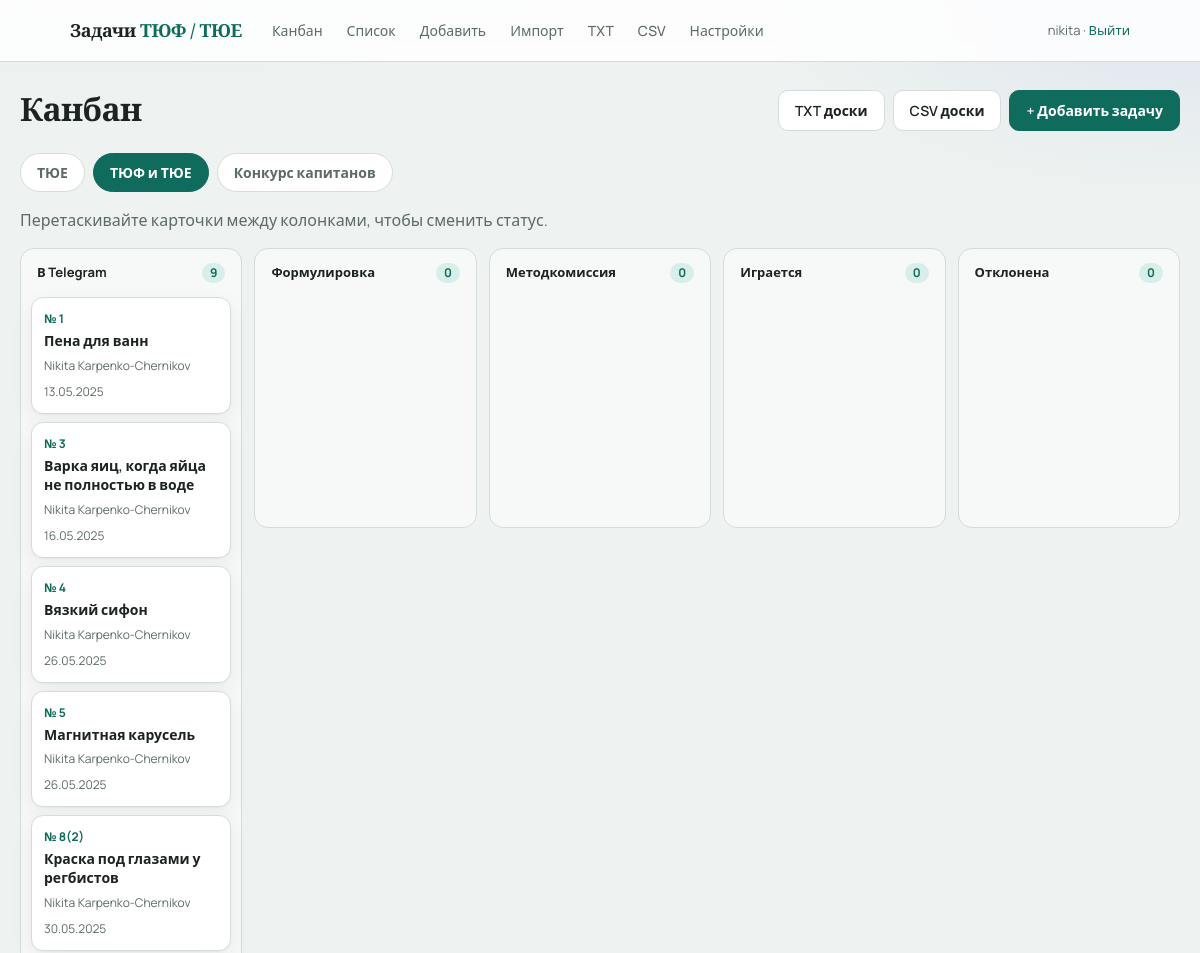
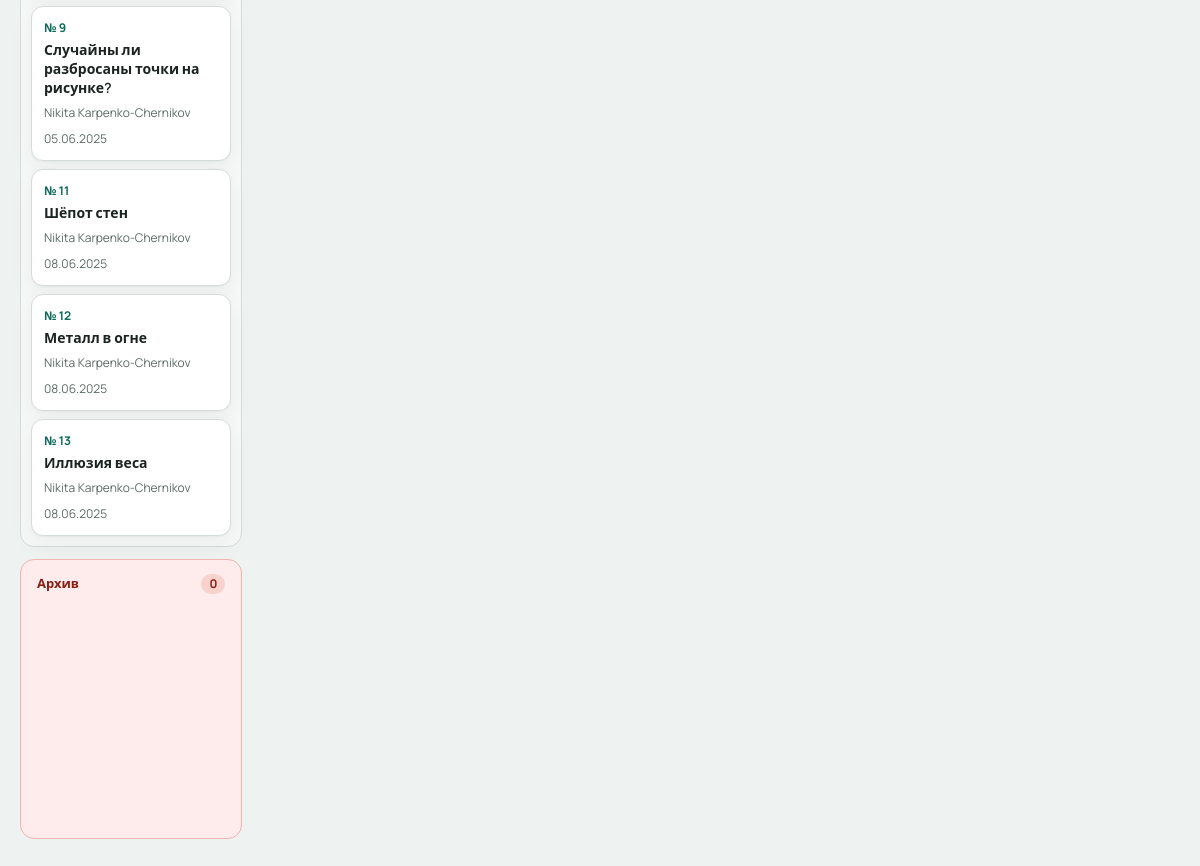
/kanban/both (signed in), run on the app's committed database (2 pictures, top to bottom).
### app/models.py (models this page shows)
class Task(Base):
    __tablename__ = "tasks"
    id = Column(Integer, primary_key=True, autoincrement=True)
    idea_number = Column(Integer, nullable=True, index=True)
    title = Column(String(500), nullable=True)
    condition = Column(Text, nullable=True)
    formulirovka = Column(Text, nullable=True)
    itogovaya_formulirovka = Column(Text, nullable=True)
    author = Column(String(100), nullable=True)
    naznachenie = Column(String(50), nullable=True)
    status = Column(String(50), default="tg", index=True)
    proverena = Column(String(20), nullable=True)
    archived = Column(Boolean, default=False, nullable=False)
    video_url = Column(String(1000), nullable=True)
    tags = Column(String(500), nullable=True)
    sources = Column(Text, nullable=True)
    telegram_url = Column(String(1000), nullable=True)
    telegram_datetime = Column(DateTime, nullable=False)
    answer_options = Column(Text, nullable=True)
    turnir = Column(String(20), nullable=True)
    turnir_year = Column(Integer, nullable=True)
    task_number = Column(Integer, nullable=True)
    etap_kk = Column(String(20), nullable=True)
    created_at = Column(DateTime, default=datetime.utcnow)
    updated_at = Column(DateTime, default=datetime.utcnow, onupdate=datetime.utcnow)
    comments = relationship(
        "Comment", back_populates="task", cascade="all, delete-orphan", order_by="Comment.created_at"
    )
    history = relationship(
        "TaskHistory",
        back_populates="task",
        cascade="all, delete-orphan",
        order_by="TaskHistory.created_at.desc()",
    )
    attachments = relationship(
        "Attachment",
        back_populates="task",
        cascade="all, delete-orphan",
        order_by="Attachment.created_at",
    )

### app/routes.py (the view)
@router.get("/kanban/{board}", response_class=HTMLResponse)
def kanban_board(request: Request, board: str, db: Session = Depends(get_db)):
    user = login_required(request)
    if not user:
        return RedirectResponse("/login", status_code=303)
    if board not in BOARD_STATUSES:
        raise HTTPException(status_code=404, detail="Нет такой доски")
    columns = BOARD_STATUSES[board]
    allowed = {s.value for s in columns}
    tasks = (
        db.query(Task)
        .filter(Task.naznachenie == board)
        .order_by(
            Task.idea_number.asc().nullslast(),
            Task.telegram_datetime.asc().nullslast(),
            Task.id.asc(),
        )
        .all()
    )
    attach_idea_occurrences(db, tasks)
    tasks = _sort_tasks_by_idea_display(tasks)
    tasks_by_status = {s.value: [] for s in columns}
    for task in tasks:
        key = task.status if task.status in allowed else columns[0].value
        tasks_by_status[key].append(task)
    return templates.TemplateResponse(
        request,
        "kanban.html",
        {
            "user": user,
            "board": board,
            "board_label": NAZNACHENIE_LABELS[board],
            "boards": NAZNACHENIE_LABELS,
            "columns": columns,
            "tasks_by_status": tasks_by_status,
            "status_short": STATUS_SHORT_LABELS,
            "format_igraetsya": format_igraetsya,
            "format_idea_label": format_idea_label,
        },
    )

### app/templates/kanban.html (shortened to what this page needs)
{% extends "base.html" %}
{% block main_class %}container container-wide{% endblock %}
{% block content %}
<div class="page-header">
  <h1>Канбан</h1>
  <div class="page-header-actions">
    <a class="btn secondary" href="/export/txt?naznachenie={{ board }}">TXT доски</a>
    <a class="btn secondary" href="/export/csv?naznachenie={{ board }}">CSV доски</a>
    <a class="btn primary" href="/new">+ Добавить задачу</a>
  </div>
</div>
<div class="board-tabs">
  {% for val, label in boards.items() %}
  <a href="/kanban/{{ val }}" class="board-tab {% if board == val %}active{% endif %}">{{ label }}</a>
  {% endfor %}
</div>
<p class="muted">Перетаскивайте карточки между колонками, чтобы сменить статус.</p>
<div class="kanban" id="kanban" data-board="{{ board }}">
  {% for st in columns %}
  <div class="kanban-col {% if st.value == 'archived' %}kanban-col-archive{% endif %}">
    <div class="kanban-col-header">
      <span>{{ status_short.get(st.value, st.label) }}</span>
      <span class="count" id="count-{{ st.value }}">{{ tasks_by_status.get(st.value, [])|length }}</span>
    </div>
    <div class="kanban-list" data-status="{{ st.value }}">
      {% for task in tasks_by_status.get(st.value, []) %}
      <article class="kanban-card {% if task.status == 'archived' %}kanban-card-archived{% endif %}" data-id="{{ task.id }}" draggable="false">
        <a href="/tasks/{{ task.id }}" class="kanban-card-link">
          <div class="kanban-card-num">{{ format_idea_label(task) }}</div>
          <div class="kanban-card-title">{{ task.title or 'Без названия' }}</div>
          <div class="kanban-card-meta">
            {% if task.author %}<span>{{ task.author }}</span>{% endif %}
            <span>{{ task.telegram_datetime.strftime('%d.%m.%Y') }}</span>
          </div>
          {% set ig = format_igraetsya(task) %}
        </a>
      </article>
      {% endfor %}
    </div>
  </div>
  {% endfor %}
</div>
{% endblock %}

### app/static/style.css (style rules this page uses)
:root { --bg: #eef2f0; --bg-accent: #e4ebe7; --surface: #ffffff; --ink: #1c2421; --muted: #5c6b64; --line: #d5ddd8; --brand: #0f6b5c; --brand-soft: #d8efe9; --brand-hover: #0b5347; --danger: #9b2c2c; --danger-bg: #fdf2f2; --shadow: 0 1px 2px rgba(28, 36, 33, 0.04), 0 8px 24px rgba(28, 36, 33, 0.06); --radius: 14px; --font: "Manrope", system-ui, sans-serif; --serif: "Source Serif 4", Georgia, serif; }
* { box-sizing: border-box; }
body { margin: 0; font-family: var(--font); background: radial-gradient(1200px 500px at 10% -10%, #d9ebe4 0%, transparent 55%), radial-gradient(900px 400px at 100% 0%, #dde5ef 0%, transparent 50%), var(--bg); color: var(--ink); line-height: 1.5; min-height: 100vh; }
a { color: var(--brand); text-decoration: none; }
.page-header { display: flex; justify-content: space-between; align-items: flex-start; gap: 16px; margin-bottom: 22px; }
.page-header h1 { margin: 0; font-family: var(--serif); font-size: 32px; font-weight: 600; letter-spacing: -0.02em; line-height: 1.2; }
.page-header-actions { display: flex; flex-wrap: wrap; gap: 8px; align-items: center; }
.btn { display: inline-block; padding: 9px 16px; border-radius: 10px; border: 1px solid var(--line); background: var(--surface); color: var(--ink); cursor: pointer; font-size: 14px; font-family: inherit; font-weight: 600; transition: background .15s, border-color .15s, transform .1s; }
.btn.primary { background: var(--brand); color: #fff; border-color: var(--brand); }
.btn.secondary { background: var(--surface); }
.muted { color: var(--muted); }
.board-tabs { display: flex; gap: 8px; flex-wrap: wrap; margin-bottom: 14px; }
.board-tab { padding: 8px 16px; border-radius: 999px; border: 1px solid var(--line); background: var(--surface); color: var(--muted); font-size: 14px; font-weight: 600; }
.board-tab.active { background: var(--brand); border-color: var(--brand); color: #fff; }
.kanban { display: grid; grid-template-columns: repeat(auto-fit, minmax(220px, 1fr)); gap: 12px; align-items: start; min-height: 60vh; }
.kanban-col { background: rgba(255, 255, 255, 0.55); border: 1px solid var(--line); border-radius: 14px; padding: 10px; min-height: 280px; }
.kanban-col-archive { background: #fdeceb; border-color: #f0b4ad; }
.kanban-col-archive .kanban-col-header { color: #8b1e14; }
.kanban-col-archive .kanban-col-header .count { background: #fad2cd; color: #8b1e14; }
.kanban-col-header { display: flex; justify-content: space-between; align-items: center; font-weight: 700; font-size: 13px; margin-bottom: 10px; padding: 4px 6px; color: var(--ink); }
.kanban-col-header .count { background: var(--brand-soft); color: var(--brand); border-radius: 999px; padding: 1px 8px; font-size: 12px; }
.kanban-list { min-height: 120px; display: flex; flex-direction: column; gap: 8px; }
.kanban-card { background: var(--surface); border-radius: 12px; border: 1px solid var(--line); box-shadow: var(--shadow); cursor: grab; }
.kanban-card-link { display: block; padding: 12px; color: inherit; text-decoration: none; }
.kanban-card-num { font-size: 12px; color: var(--brand); font-weight: 700; margin-bottom: 4px; }
.kanban-card-title { font-size: 14px; font-weight: 600; margin-bottom: 6px; line-height: 1.35; }
.kanban-card-meta { display: flex; gap: 8px; flex-wrap: wrap; font-size: 12px; color: var(--muted); }

### data on the page
Task: idea_number "№ 1", title "Пена для ванн", author "Nikita Karpenko-Chernikov", telegram_datetime "13.05.2025"
Task: idea_number "№ 3", title "Варка яиц, когда яйца не полностью в воде", author "Nikita Karpenko-Chernikov", telegram_datetime "16.05.2025"
Task: idea_number "№ 4", title "Вязкий сифон", author "Nikita Karpenko-Chernikov", telegram_datetime "26.05.2025"
Task: idea_number "№ 5", title "Магнитная карусель", author "Nikita Karpenko-Chernikov", telegram_datetime "26.05.2025"
Task: idea_number "№ 8(2)", title "Краска под глазами у регбистов", author "Nikita Karpenko-Chernikov", telegram_datetime "30.05.2025"
Task: idea_number "№ 9", title "Случайны ли разбросаны точки на рисунке?", author "Nikita Karpenko-Chernikov", telegram_datetime "05.06.2025"
Task: idea_number "№ 11", title "Шёпот стен", author "Nikita Karpenko-Chernikov", telegram_datetime "08.06.2025"
Task: idea_number "№ 12", title "Металл в огне", author "Nikita Karpenko-Chernikov", telegram_datetime "08.06.2025"
Task: idea_number "№ 13", title "Иллюзия веса", author "Nikita Karpenko-Chernikov", telegram_datetime "08.06.2025"

### other printed values
{{ user }} "nikita"
{{ label }} "ТЮЕ" "ТЮФ и ТЮЕ" "Конкурс капитанов"
{{ status_short.get(st.value, st.label) }} "В Telegram" "Формулировка" "Методкомиссия" "Играется" "Отклонена" "Архив"
{{ tasks_by_status.get(st.value, [])|length }} "9" "0" "0" "0" "0" "0"
